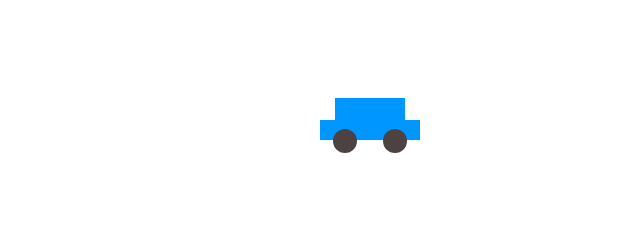
Frame 1 (no input)
Frame 60 (no input): identical to frame 1, image omitted
Frame 120 (the mouse pressed at the canvas centre since frame 60): identical to frame 1, image omitted

The p5.js sketch that drew this single still picture (run headless with seeded random() and noise() and a simulated clock; from frame 60 on, the mouse is pressed at the canvas centre):

// p5.js sketch
// ── sketch.js
let mover;

function setup() {
  createCanvas(640, 240);

  mover = new Mover();
}

function draw() {
  background(255);

  mover.show();
  mover.update();
  mover.checkEdges();
}



// ── mover.js
class Mover {
  constructor() {
    this.pos = createVector(width / 2, height / 2);
    this.vel = createVector(0, 0);
    this.acc = createVector(0, 0);
    this.topSpeed = 2;
    this.gas = createVector(0.01, 0);
  }

  vectorStop() {
    this.vel = createVector(0, 0);
    this.acc = createVector(0, 0);
  }

  update() {
    if (keyIsPressed) { // keep key down.
      if (keyCode == UP_ARROW) {
        this.acc.add(this.gas);
        console.log("gas");
      } else if (keyCode == DOWN_ARROW) {
        if (this.vel.x <= 0) {
          this.vectorStop();
          console.log("stop")
        } else {
          this.acc.sub(this.gas);
          console.log("break");
        }
      }
    }

    this.pos.add(this.vel);
    this.vel.add(this.acc);
    this.vel.limit(this.topSpeed);
  }

  show() {
    // draw the car body
    fill(0, 150, 255);
    noStroke();
    rect(this.pos.x, this.pos.y, 100, 20);
    rect(this.pos.x + 15, this.pos.y - 22, 70, 40);

    // draw the wheels
    fill(77, 66, 66);
    ellipse(this.pos.x + 25, this.pos.y + 21, 24, 24);
    ellipse(this.pos.x + 75, this.pos.y + 21, 24, 24);
  }

  checkEdges() {
    if (this.pos.x > width) {
      this.pos.x = 0;
    } else if (this.pos.x < 0) {
      this.pos.x = width;
    }

    if (this.pos.y > height) {
      this.pos.y = 0;
    } else if (this.pos.y < 0) {
      this.pos.y = height;
    }
  }
}
